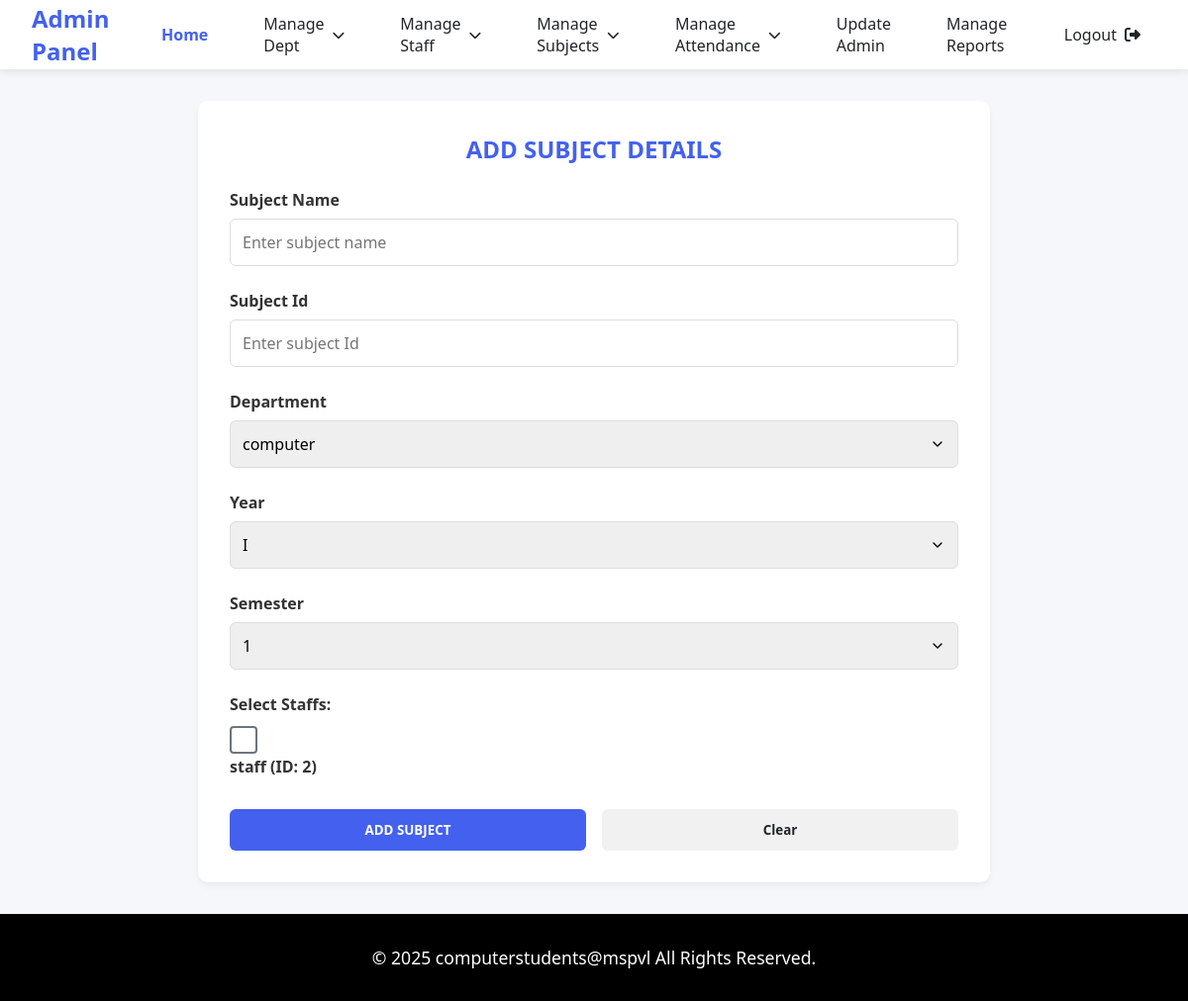
/insert_sub, run on an earlier commit of the app's database.
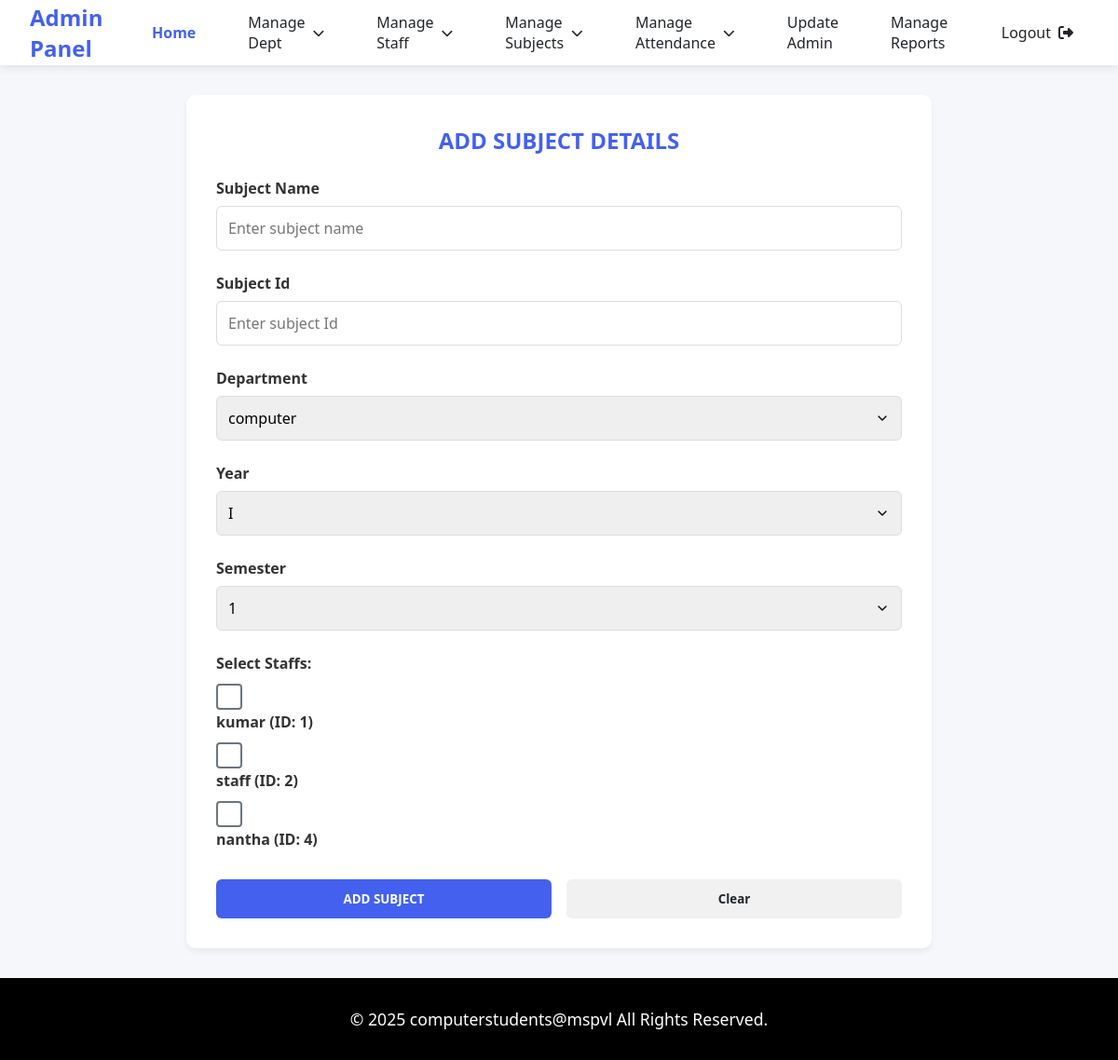
And on a later commit of the database.
### tables this page shows
CREATE TABLE "users_tb" (
	"userid"	INTEGER NOT NULL UNIQUE,
	"username"	TEXT NOT NULL,
	"dept"	TEXT NOT NULL,
	"pass"	TEXT NOT NULL,
	PRIMARY KEY("userid")
);

### app.py (the view)
@app.route("/insert_sub", methods=["POST","GET"])
def insert_sub():
    con = sqlite3.connect("spm_db.db")
    cur = con.cursor()
    if request.method == "POST":
        subjectid = request.form.get('subid')
        subjectname = request.form.get('subname')
        dept = request.form.get('dept')
        year = request.form.get('year')
        semester = request.form.get('sem')
        selected_staffsid = request.form.getlist('staffsid')
        if not subjectid or not subjectname or not dept or not year or not semester or not selected_staffsid :
            flash("All subject values are required", "danger")
            return redirect(url_for('insert_sub'))
        try:
            cur.execute("""
                INSERT INTO subjects_tb (subjectid, subjectname, dept, year, sem, staffsid)
                VALUES (?, ?, ?, ?, ?, ?)
            """, (subjectid, subjectname, dept, year, semester, ",".join(selected_staffsid)))
            con.commit()
            flash("Subject Added Successfully..!!", "success")
        except sqlite3.IntegrityError:
            flash("Subject Name or Id already exists!", "danger")
        except Exception as e:
            flash(f"Error in Insertion: {str(e)}", "danger")
        finally:
            con.close()
            return redirect(url_for('insert_sub'))
    else:
        cur.execute('SELECT deptname FROM dept_tb')
        departments = [row[0] for row in cur.fetchall()]
        cur.execute('SELECT userid, username FROM users_tb')
        staff_list = cur.fetchall()
        con.close()
        return render_template("admin/subject_entry_form.html", departments=departments,staff_list=staff_list)

### templates/admin/subject_entry_form.html (shortened to what this page needs)
<!DOCTYPE html>
<html lang="en">
<head>
    <link rel="stylesheet" href="https://cdnjs.cloudflare.com/ajax/libs/font-awesome/6.4.0/css/all.min.css">
    <link rel="stylesheet" href="static/css/style.css">
</head>
<body>
    <nav class="navbar">
        <a href="#" class="navbar-brand">Admin Panel</a>
        <div class="nav-menu">
            <a href="{{url_for('admin_dashboard')}}" class="nav-item active">Home</a>
            <div class="dropdown">
                <a href="#" class="nav-item dropdown-toggle">Manage Dept</a>
            </div>
            <div class="dropdown">
                <a href="#" class="nav-item dropdown-toggle">Manage Staff</a>
            </div>
            <div class="dropdown">
                <a href="#" class="nav-item dropdown-toggle">Manage Subjects</a>
            </div>
            <div class="dropdown">
                <a href="#" class="nav-item dropdown-toggle">Manage Attendance</a>
            </div>
            <a href="{{url_for('update_admin')}}" class="nav-item">Update Admin</a>
            <a href="{{url_for('generate_report')}}" class="nav-item">Manage Reports</a>
            <a href="{{url_for('home')}}"class="nav-item" id="logout-link">
                <span>Logout</span>
                <i class="fas fa-sign-out-alt"></i>
            </a>
        </div>
    </nav>
    <div class="main-content">
        <form action="/insert_sub" method="POST" class="form-container">
            <div class="label">ADD SUBJECT DETAILS</div>
            <div class="input-group">
                <label for="subject-name">Subject Name</label>
                <input type="text" id="subject-name" placeholder="Enter subject name" name="subname" required>
            </div>
            <div class="input-group">
                <label for="subject-id">Subject Id</label>
                <input type="number" id="subject-id" placeholder="Enter subject Id" name="subid" required>
            </div>
            <div class="input-group">
                <label for="dept">Department</label>
                <select id="dept" name="dept">
                    {% for department in departments %}
                        <option>{{ department }}</option>
                    {% endfor %}
                </select>
            </div>
            <div class="input-group">
                <label for="year">Year</label>
                <select id="year" name="year">
                    <option>I</option>
                </select>
            </div>
            <div class="input-group">
                <label for="sem">Semester</label>
                <select id="sem" name="sem">
                    <option>1</option>
                </select>
            </div>
            <div class="input-group">
                <label>Select Staffs:</label>
                <div class="staff-checkboxes">
                    {% for staff in staff_list %}
                    <div class="staff-option">
                        <input type="checkbox" id="staff_{{ staff[0] }}" name="staffsid" value="{{ staff[0] }}">
                        <label for="staff_{{ staff[0] }}">{{ staff[1] }} (ID: {{ staff[0] }})</label>
                    </div>
                    {% endfor %}
                </div>
            </div>
            <div class="button-group">
                <button type="submit" class="submit-btn">ADD SUBJECT</button>
                <button type="reset" class="clear-btn">Clear</button>
            </div>
        </form>
    </div>
    <footer class="footer">
        <p class="copyright">© 2025 computerstudents@mspvl All Rights Reserved.</p>
    </footer>
</body>
</html>

What changed in the data, as far as the page shows it:
added users_tb: username "kumar", userid "1"
added users_tb: username "nantha", userid "4"
